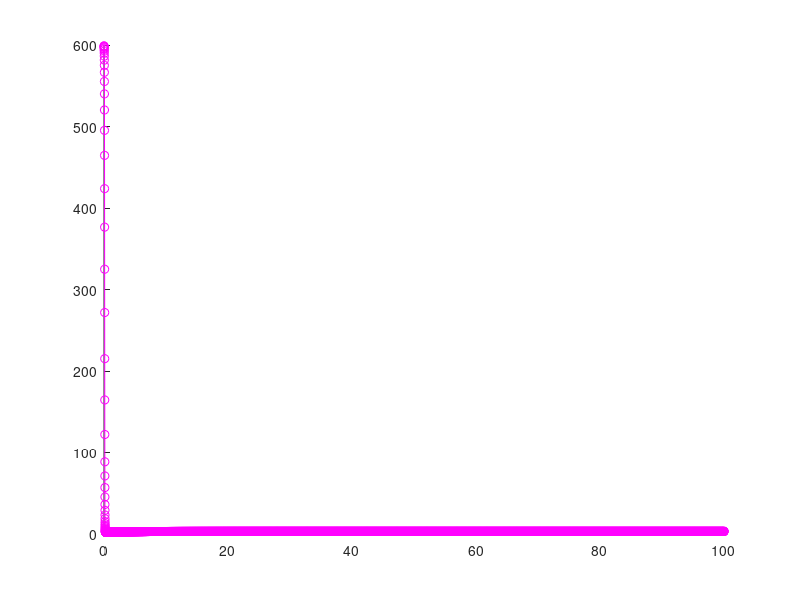

This chart was generated by the following MATLAB code: (Note: this script raises an error after producing the figure.)
%***********To make all variable not displayed put a semicolon 
%***********on the end

r_parameter = [0.5 0.45 0.4 0.35 0.3 0.25 0.21 0.201 0.2005];

K= 1000;
beta = 0.1;
delta = 0.2;
gamma = 0.02;
mu = 0.1;

 R_0=zeros(1,length(r_parameter));
 sens_index =zeros(1,length(r_parameter));
 

for i=1:length(r_parameter)
    r= r_parameter(i);
    R_0(i) = beta*K* (r -delta) / (r*(gamma+mu+delta));
    sens_index(i) = delta/(r-delta);
    disp(R_0);
    disp(sens_index);
end


%% code for SIR Model

function dydt = sir_sens(t,y)
%N= S+I+R

r=0.5;
K= 1000;
beta = 0.1;
delta = 0.2;
gamma = 0.02;
mu = 0.1;
s_0 = 599;
I_0 = 1;
R_0 = 0; 

N= y(1) + y(2)+ y(3)
dydt =[r*N*(1-(N/K))- beta* y(1) * y(2) - delta*y(1);beta* y(1)*y(2) - gamma *y(2) - mu * y(2) - delta*y(2);gamma*y(2) - delta*y(3)]
end


y_0= [599 1 0];
t_span=[0,100]

[t,y] = ode45(@sir_sens,t_span,y_0)

figure()
hold on
plot(t, y(:,1),"mo-",MarkerSize= 5, MarkerFaceColor="r", ...
    MarkerEdgeColor='k')
hold on
plot(t, y(:,2),"k*--",MarkerSize= 3,MarkerEdgeColor='k')

plot(t, y(:,3),"b*-",MarkerSize= 3,MarkerEdgeColor='g')
hold off

title("SIR MODEL USING ODE45 SOLVER")
xlabel("time points")
ylabel(" Number of pop in each comp. ")

legend(["Susceptible","Infected","Recovered"])
grid off






